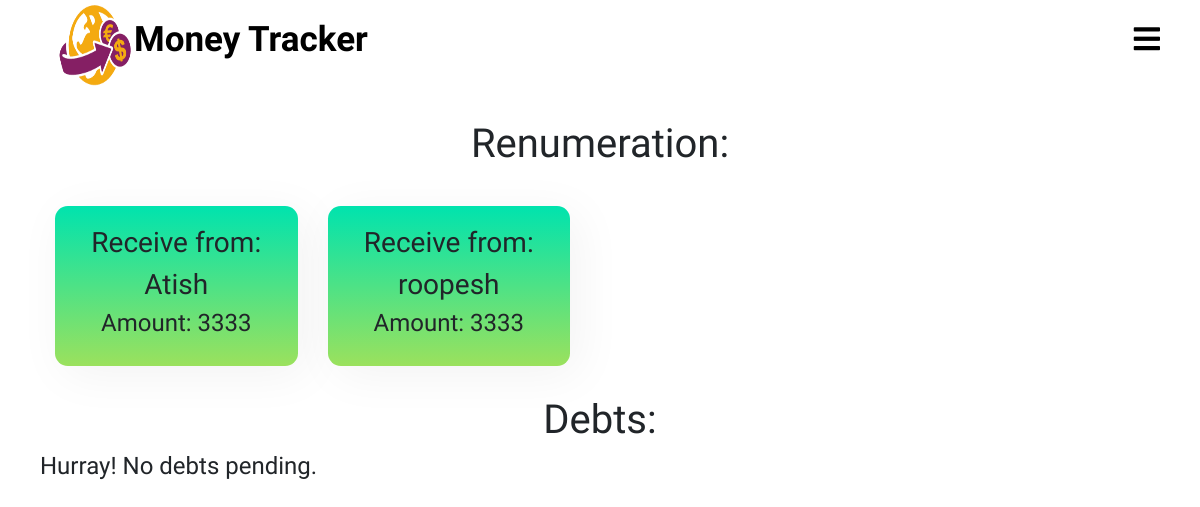
The page /splitter/final_settlements/ (signed in) on the database as committed earlier.
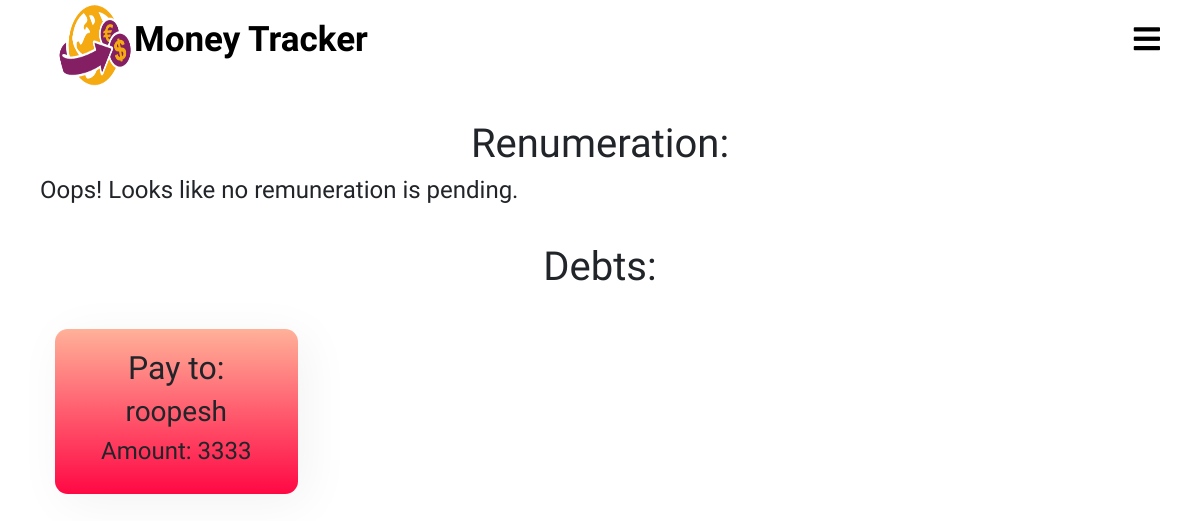
The same page on the database as committed later.
### splitter/models.py (models this page shows, shortened)
class final_transactions(models.Model):
    sender = models.ForeignKey(User, on_delete = models.CASCADE, related_name = 'final_transaction_sender')
    receiver = models.ForeignKey(User, on_delete= models.CASCADE, related_name = 'final_transaction_receiver')
    final_amount = models.IntegerField()

class User(AbstractUser):
    pass

### splitter/views.py (the view)
# urls.py: path('final_settlements/',views.final_settlements,name="final_settlements"),
def final_settlements(request):
    user_sender = final_transactions.objects.filter(sender = request.user)
    user_receiver = final_transactions.objects.filter(receiver = request.user)
    user_sender_positive = []
    user_sender_negative = []
    user_receiver_positive = []
    user_receiver_negative = []
    noincome = False
    noexpense = False
    for obj in user_sender:
        if(obj.final_amount > 0):
            user_sender_positive.append(obj)
        if(obj.final_amount < 0):
            obj.final_amount = abs(obj.final_amount)
            user_sender_negative.append(obj)
    for obj in user_receiver:
        if(obj.final_amount > 0):
            user_receiver_positive.append(obj)
        if(obj.final_amount < 0):
            obj.final_amount = abs(obj.final_amount)
            user_receiver_negative.append(obj)
    if len(user_receiver_positive) == 0 and len(user_sender_negative) == 0:
        noincome = True
    if len(user_sender_positive) == 0 and len(user_receiver_negative) == 0:
        noexpense = True
    return render(request,'splitter/final_settlements.html',{'user_sender_positive':user_sender_positive,
                                                                'user_sender_negative':user_sender_negative,
                                                                'user_receiver_positive':user_receiver_positive,
                                                                'user_receiver_negative':user_receiver_negative,
                                                                'noincome':noincome,
                                                                'noexpense':noexpense})

### templates/splitter/final_settlements.html (shortened to what this page needs)
{% extends 'splitter/base.html' %}
{% load static %}
{% block css %}
  <link rel="stylesheet" href="{% static 'css/final_settlements.css' %}">
{% endblock %}
{% block content %}
<div class="container">
  <div class="final-debt-info">
    <div class="final-debt-income">
      <h1>Renumeration:</h1>
      <div class="row">
        {% if noincome %}
          <h4>Oops! Looks like no remuneration is pending.</h4>
        {% else %}
        {% for obj in user_receiver_positive %}
          <div class="col-lg-3 col-md-4 col-sm-6 col-12">
            <div class="incomes-debts-info">
              <h3>Receive from:</h3>
              <h3>{{ obj.sender.username }}</h3>
              <h4>Amount: {{ obj.final_amount }}</h4>
            </div>
          </div>
        {% endfor %}
        {% endif %}
      </div>
    </div>
    <div class="final-debt-expense">
      <h1>Debts:</h1>
      <div class="row">
        {% if noexpense %}
        <h4>Hurray! No debts pending.</h4>
        {% else %}
        {% for obj in user_receiver_negative %}
        <div class="col-lg-3 col-md-4 col-sm-6 col-12">
          <div class="expense-debts-info">
            <h2>Pay to:</h2>
            <h3>{{ obj.sender.username }}</h3>
            <h4>Amount: {{ obj.final_amount }}</h4>
          </div>
        </div>
        {% endfor %}
        {% endif %}
      </div>
    </div>
  </div>
</div>
{% endblock %}

Rows that differ between the two databases and show on the page:
no longer on this page (row edited): final_transactions: sender.username "Atish", final_amount "3333", shown under "Renumeration:"
changed final_transactions "roopesh": moves from the list under "Renumeration:" to the list under "Debts:"
Other text that changed with them:
text no longer shown: "Hurray! No debts pending."
text now shown: "Oops! Looks like no remuneration is pending."
